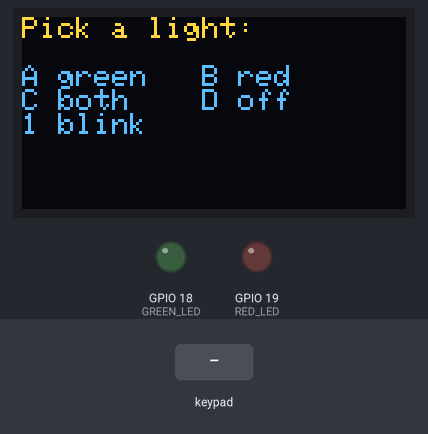
Simulated run of this sketch. Board: ESP32. On the bench: 128×64 one-colour display, output pins drawn as LEDs (lit = HIGH). Inputs (shaded band) come from the test bench. The OLED is the two-colour kind (top 16 rows yellow).

Above: at 1.2 s.
1.3 s: keypad keys 1 3 1 2 1 4 2 7 # pressed 0.4 s apart
At 5.0 s:
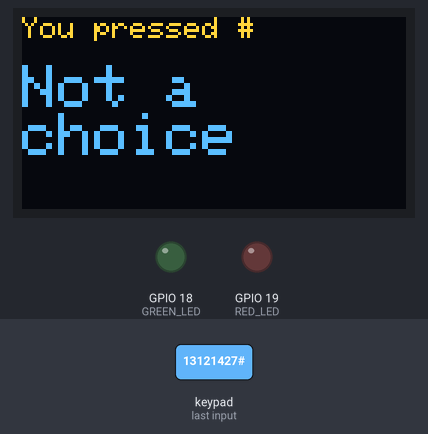
6.4 s: key 'A' pressed
At 6.7 s:
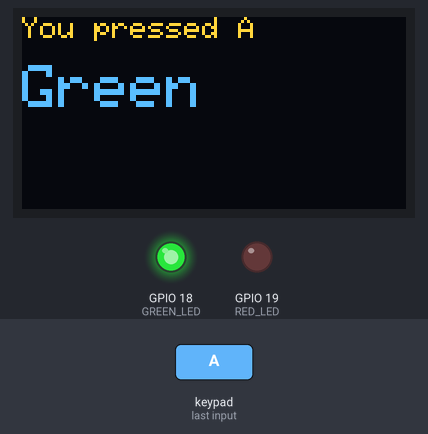
7.9 s: key 'B' pressed
At 8.7 s:
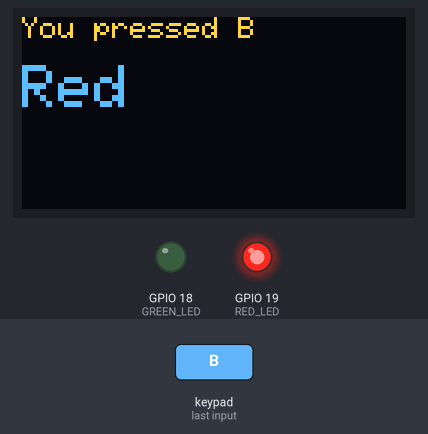
9.4 s: keypad keys 1 3 1 2 1 4 2 7 * pressed 0.4 s apart
At 13.7 s:
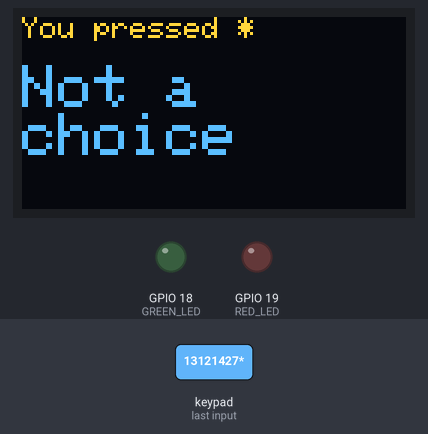
14.5 s: key 'C' pressed
At 15.1 s:
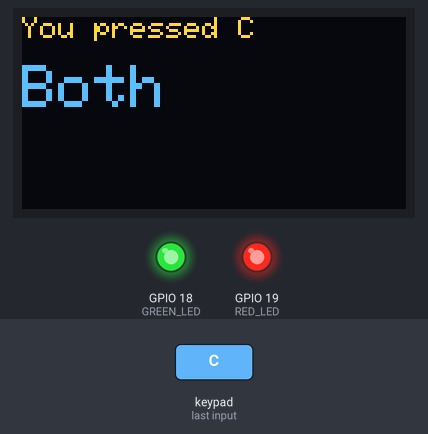
16.0 s: keypad keys 1 3 1 2 1 4 2 7 D pressed 0.4 s apart
At 20.1 s:
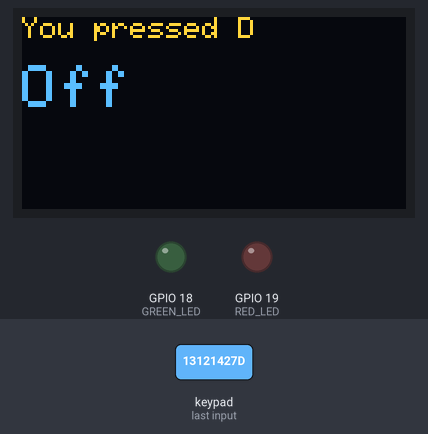
Timing chart, 0 to 21.6 s (numbered marks = the images above; inputs shaded):
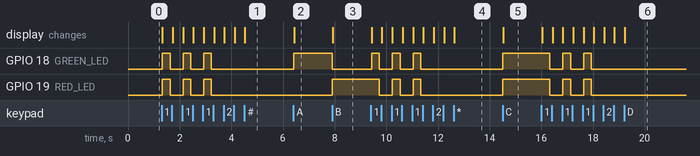

Measured:
- after the input at 1.3 s, GPIO 18 (GREEN_LED), GPIO 19 (RED_LED): alternates HIGH for 0.30 s and LOW for 0.50 s, 6 changes in all, then stays LOW, starting at once; the display: first changes at once (image 1 shows a later state)
- after the input at 6.4 s, GPIO 18 (GREEN_LED): LOW → HIGH at once; the display: changes at once (image 2)
- after the input at 7.9 s, GPIO 18 (GREEN_LED): HIGH → LOW at once; GPIO 19 (RED_LED): LOW → HIGH at once; the display: changes at once (image 3)
- after the input at 9.4 s, GPIO 18 (GREEN_LED): alternates HIGH for 0.30 s and LOW for 0.50 s, 6 changes in all, then stays LOW, starting at once; GPIO 19 (RED_LED): alternates HIGH for 0.30 s and LOW for 0.50 s, 5 changes in all, then stays LOW, starting after 0.33 s; the display: first changes at once (image 4 shows a later state)
- after the input at 14.5 s, GPIO 18 (GREEN_LED), GPIO 19 (RED_LED): LOW → HIGH at once; the display: changes at once (image 5)
- after the input at 16.0 s, GPIO 18 (GREEN_LED), GPIO 19 (RED_LED): alternates HIGH for 0.30 s and LOW for 0.50 s, 5 changes in all, then stays LOW, starting after 0.33 s; the display: first changes at once (image 6 shows a later state)

The sketch:

practice_2_blink_both.ino
```cpp
// Chapter 6, Practice 2 - Blink Both
// E6.3 plus key 1: both LEDs blink once.

#include <Wire.h>
#include <Adafruit_GFX.h>
#include <Adafruit_SSD1306.h>
#include <Keypad.h>

const int SCREEN_WIDTH  = 128;
const int SCREEN_HEIGHT = 64;
Adafruit_SSD1306 display(SCREEN_WIDTH, SCREEN_HEIGHT, &Wire, -1);

const byte ROWS = 4;
const byte COLS = 4;
char keys[ROWS][COLS] = {
  {'1', '2', '3', 'A'},
  {'4', '5', '6', 'B'},
  {'7', '8', '9', 'C'},
  {'*', '0', '#', 'D'}
};
byte rowPins[ROWS] = {13, 12, 14, 27};
byte colPins[COLS] = {26, 25, 33, 32};
Keypad keypad = Keypad(makeKeymap(keys), rowPins, colPins, ROWS, COLS);

const int GREEN_LED = 18;
const int RED_LED   = 19;

void setup() {
  Serial.begin(115200);
  pinMode(GREEN_LED, OUTPUT);
  pinMode(RED_LED, OUTPUT);
  if (!display.begin(SSD1306_SWITCHCAPVCC, 0x3C)) {
    Serial.println("OLED not found");
  }
  display.setTextColor(SSD1306_WHITE);
  display.clearDisplay();
  display.setCursor(0, 0);
  display.println("Pick a light:");
  display.setCursor(0, 16);
  display.println("A green   B red");
  display.println("C both    D off");
  display.println("1 blink");
  display.display();
}

void loop() {
  char key = keypad.getKey();
  if (key == 0) return;

  display.clearDisplay();
  display.setTextSize(1);
  display.setCursor(0, 0);
  display.print("You pressed ");
  display.println(key);
  display.setCursor(0, 16);
  display.setTextSize(2);

  if (key == 'A') {
    digitalWrite(GREEN_LED, HIGH);
    digitalWrite(RED_LED, LOW);
    display.println("Green");
  } else if (key == 'B') {
    digitalWrite(GREEN_LED, LOW);
    digitalWrite(RED_LED, HIGH);
    display.println("Red");
  } else if (key == 'C') {
    digitalWrite(GREEN_LED, HIGH);
    digitalWrite(RED_LED, HIGH);
    display.println("Both");
  } else if (key == 'D') {
    digitalWrite(GREEN_LED, LOW);
    digitalWrite(RED_LED, LOW);
    display.println("Off");
  } else if (key == '1') {
    display.println("Blink!");
    display.display();
    digitalWrite(GREEN_LED, HIGH);       // both on...
    digitalWrite(RED_LED, HIGH);
    delay(300);
    digitalWrite(GREEN_LED, LOW);        // ...and both off
    digitalWrite(RED_LED, LOW);
  } else {
    display.println("Not a");
    display.println("choice");
  }
  display.display();
}
```
